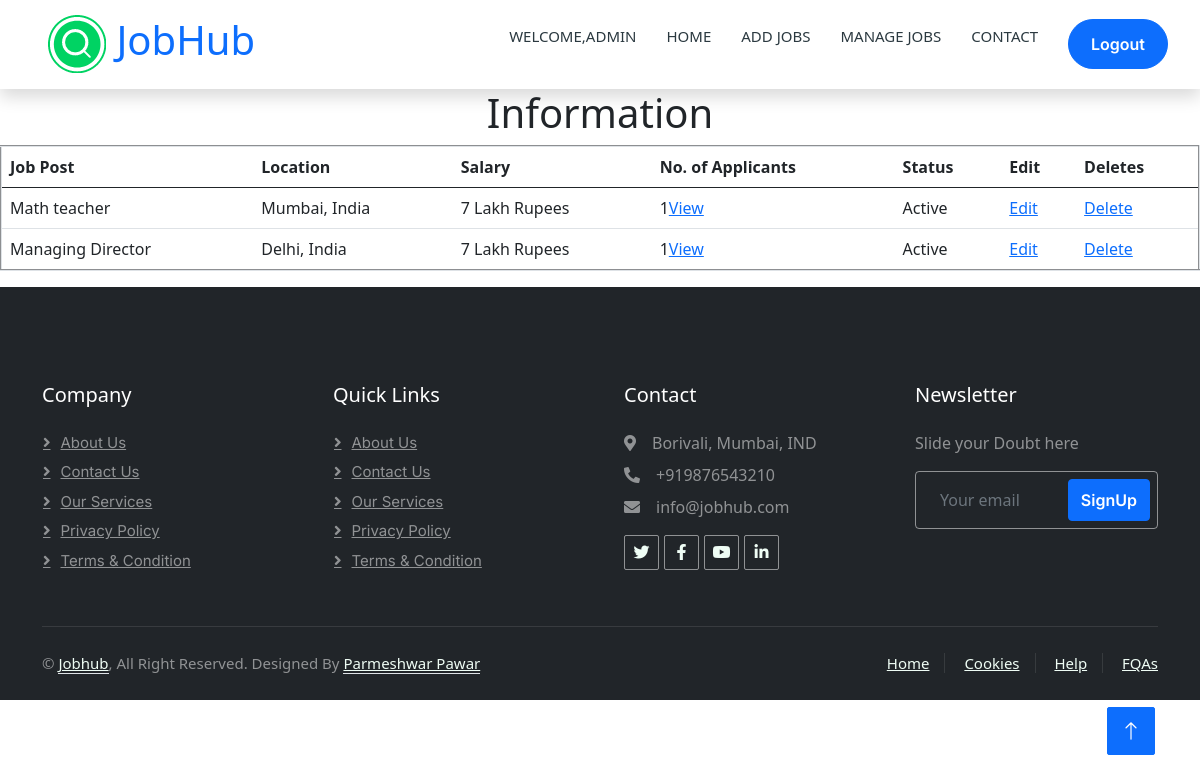
The app's page /display (signed in) with its own data.
### jobapp/models.py (models this page shows)
class Job_detail(models.Model):
    company_name = models.CharField(max_length=50)
    company_details = models.CharField(max_length=100)
    job_post = models.CharField(max_length=70)
    job_category = models.CharField(max_length=50, choices=CATEGORY_CHOICES)
    job_location = models.CharField(max_length=50)
    job_nature = models.CharField(max_length=15 , choices=JOB_TYPE)
    job_salary = models.IntegerField(default=1)
    job_published = models.DateTimeField(auto_now=True)
    job_dateline = models.DateField()
    job_desc = models.CharField(max_length=250)
    job_responsibility = models.CharField(max_length=400)
    job_qualification = models.CharField(max_length=400)
    job_vacancy = models.IntegerField(default=1)
    status = models.CharField(max_length=15,choices=Status_type)
    user = models.ForeignKey(User, on_delete=models.CASCADE)

### jobapp/views.py (the view)
# urls.py: path('display',views.display,name='display'),
def display(req):
    jobs = Job_detail.objects.filter(user=req.user)
    context = {'jobs':jobs}
    return render(req,"display.html",context)

### jobapp/templates/display.html (shortened to what this page needs)
{% extends 'base1.html'%}
{% load static %}
{% block body %}
    <h1 align='center'>Information</h1>
    <table  class="table" border ="2" align="center">
        <thead>
            <tr>
                <th scope="col">Job Post</th>
                <th scope="col">Location</th>
                <th scope="col">Salary</th>
                <th scope="col">No. of Applicants</th>
                <th scope="col">Status</th>
                <th scope="col">Edit</th>
                <th scope="col">Deletes</th>
            </tr>
        </thead>
        <tbody>
            {% for x in jobs%}
            <tr>
                <td>{{x.job_post}}</td>
                <td>{{x.job_location}}</td>
                <td>{{x.job_salary}} Lakh Rupees</td>
                <td>{{x.applicant_set.all.count}}<a href="/view/{{x.pk}}">View</td>
                <td>{{x.status}}</td>
                <td> <a href="/edit/{{x.pk}}">Edit</td>
                <td> <a href="/delete/{{x.pk}}">Delete</td>
            </tr>
            {% endfor %}
    </table>
{%endblock%}

### jobapp/templates/base1.html (shortened to what this page needs)
{% load static %}
<!DOCTYPE html>
<html lang="en">
<head>
    <link href="https://cdnjs.cloudflare.com/ajax/libs/font-awesome/5.10.0/css/all.min.css" rel="stylesheet">
    <link rel="stylesheet" href="https://cdn.jsdelivr.net/npm/bootstrap-icons@1.11.3/font/bootstrap-icons.min.css">
    <link rel="stylesheet" href="{% static 'css/bootstrap.min.css' %}">
    <link rel="stylesheet" href="{% static 'css/style.css' %}">
</head>
<body>
  <div class="container-xxl bg-white p-0">
    <nav class="navbar navbar-expand-lg bg-white navbar-light shadow sticky-top p-0">
        <a href="/" class="navbar-brand d-flex align-items-center text-center py-0 px-4 px-lg-5">
            <h1 class="m-0 text-primary"><img src="{% static 'img/logo1.png' %}"> JobHub</h1>
        </a>
        <div class="collapse navbar-collapse" id="navbarCollapse">
            <div class="navbar-nav ms-auto p-4 p-lg-0">
                {%if user.is_authenticated %}
                <p class="nav-item nav-link">Welcome,{{user.username}}</p>
                {%endif%}
                <a href="{% url 'employer' %}" class="nav-item nav-link">home</a>
                <a href="{% url 'addjobs' %}" class="nav-item nav-link">Add Jobs</a>
                <a href="{% url 'display' %}" class="nav-item nav-link">Manage Jobs</a>
                <a href="{% url 'contact'%}" class="nav-item nav-link">Contact</a>
            </div>
            {% if user.is_authenticated %}
            <a href="{%url 'logout'%}" class="btn btn-primary rounded-0 py-4 px-lg-5 d-none d-lg-block">Logout</a>
            {% else %}
            <a href="{%url 'login_employer'%}" class="btn btn-primary rounded-0 py-4 px-lg-5 d-none d-lg-block">Login</a>
            {%endif%}
        </div>
    </nav>
      {% block body%}
      {% endblock %}
      <div class="container-fluid bg-dark text-white-50 footer pt-5 mt-5 wow fadeIn" data-wow-delay="0.1s">
        <div class="container py-5">
            <div class="row g-5">
                <div class="col-lg-3 col-md-6">
                    <h5 class="text-white mb-4">Company</h5>
                    <a class="btn btn-link text-white-50" href="">About Us</a>
                    <a class="btn btn-link text-white-50" href="">Contact Us</a>
                    <a class="btn btn-link text-white-50" href="">Our Services</a>
                    <a class="btn btn-link text-white-50" href="">Privacy Policy</a>
                    <a class="btn btn-link text-white-50" href="">Terms & Condition</a>
                </div>
                <div class="col-lg-3 col-md-6">
                    <h5 class="text-white mb-4">Quick Links</h5>
                    <a class="btn btn-link text-white-50" href="">About Us</a>
                    <a class="btn btn-link text-white-50" href="">Contact Us</a>
                    <a class="btn btn-link text-white-50" href="">Our Services</a>
                    <a class="btn btn-link text-white-50" href="">Privacy Policy</a>
                    <a class="btn btn-link text-white-50" href="">Terms & Condition</a>
                </div>
                <div class="col-lg-3 col-md-6">
                    <h5 class="text-white mb-4">Contact</h5>
                    <p class="mb-2"><i class="fa fa-map-marker-alt me-3"></i>Borivali, Mumbai, IND</p>
                    <p class="mb-2"><i class="fa fa-phone-alt me-3"></i>+919876543210</p>
                    <p class="mb-2"><i class="fa fa-envelope me-3"></i>info@jobhub.com</p>
                    <div class="d-flex pt-2">
                        <a class="btn btn-outline-light btn-social" href=""><i class="fab fa-twitter"></i></a>
                        <a class="btn btn-outline-light btn-social" href=""><i class="fab fa-facebook-f"></i></a>
                        <a class="btn btn-outline-light btn-social" href=""><i class="fab fa-youtube"></i></a>
                        <a class="btn btn-outline-light btn-social" href=""><i class="fab fa-linkedin-in"></i></a>
                    </div>
                </div>
                <div class="col-lg-3 col-md-6">
                    <h5 class="text-white mb-4">Newsletter</h5>
                    <p>Slide your Doubt here</p>
                    <div class="position-relative mx-auto" style="max-width: 400px;">
                        <input class="form-control bg-transparent w-100 py-3 ps-4 pe-5" type="text" placeholder="Your email">
                        <button type="button" class="btn btn-primary py-2 position-absolute top-0 end-0 mt-2 me-2">SignUp</button>
                    </div>
                </div>
            </div>
        </div>
        <div class="container">
            <div class="copyright">
                <div class="row">
                    <div class="col-md-6 text-center text-md-start mb-3 mb-md-0">
                        &copy; <a class="border-bottom" href="#">Jobhub</a>, All Right Reserved.
          Designed By <a class="border-bottom" href="">Parmeshwar Pawar</a>
                    </div>
                    <div class="col-md-6 text-center text-md-end">
                        <div class="footer-menu">
                            <a href="">Home</a>
                            <a href="">Cookies</a>
                            <a href="">Help</a>
                            <a href="">FQAs</a>
                        </div>
                    </div>
                </div>
            </div>
        </div>
    </div>
    <a href="#" class="btn btn-lg btn-primary btn-lg-square back-to-top"><i class="bi bi-arrow-up"></i></a>
  </div>
</body>
</html>

### jobapp/static/css/style.css (style rules this page uses)
:root { --primary: #00B074; --secondary: #2B9BFF; --light: #EFFDF5; --dark: #2B3940; }
.back-to-top { position: fixed; display: none; right: 45px; bottom: 45px; z-index: 99; }
.btn { font-family: 'Inter', sans-serif; font-weight: 600; transition: .5s; }
.btn.btn-primary, .btn.btn-secondary { color: #FFFFFF; }
.btn-lg-square { width: 48px; height: 48px; }
.btn-square, .btn-sm-square, .btn-lg-square { padding: 0; display: flex; align-items: center; justify-content: center; font-weight: normal; border-radius: 2px; }
.navbar-dark .navbar-nav .nav-link, .navbar-light .navbar-nav .nav-link { margin-right: 30px; padding: 25px 0; color: #FFFFFF; font-size: 15px; text-transform: uppercase; outline: none; }
.navbar-light .navbar-brand, .navbar-light a.btn { height: 75px; }
.navbar-light .navbar-nav .nav-link { color: var(--dark); font-weight: 500; }
.navbar-light.sticky-top { top: -100px; transition: .5s; }
a.btn.btn-primary.rounded-0.py-4.px-lg-5.d-none.d-lg-block { display: flex !important; justify-content: center; align-items: center; padding: 1rem; height: 50px; width: 100px; border-radius: 50px !important; }
div#navbarCollapse { padding-right: 2rem; }
.container-fluid.bg-dark.text-white-50.footer.pt-5.mt-5.wow.fadeIn { margin-top: 0 !important; }
.footer .btn.btn-social { margin-right: 5px; width: 35px; height: 35px; display: flex; align-items: center; justify-content: center; color: var(--light); border: 1px solid rgba(255,255,255,0.5); border-radius: 2px; transition: .3s; }
.footer .btn.btn-link { display: block; margin-bottom: 5px; padding: 0; text-align: left; font-size: 15px; font-weight: normal; text-transform: capitalize; transition: .3s; }
.footer .btn.btn-link::before { position: relative; content: "\f105"; font-family: "Font Awesome 5 Free"; font-weight: 900; margin-right: 10px; }
.footer .form-control { border-color: rgba(255,255,255,0.5); }
.footer .copyright { padding: 25px 0; font-size: 15px; border-top: 1px solid rgba(256, 256, 256, .1); }
.footer .copyright a { color: var(--light); }
.footer .footer-menu a { margin-right: 15px; padding-right: 15px; border-right: 1px solid rgba(255, 255, 255, .1); }
.footer .footer-menu a:last-child { margin-right: 0; padding-right: 0; border-right: none; }

### records on screen
Job_detail: job_post "Math teacher", job_location "Mumbai, India", job_salary "7", applicant_set.all.count "1", status "Active"
Job_detail: job_post "Managing Director", job_location "Delhi, India", job_salary "7", applicant_set.all.count "1", status "Active"

### other values on screen
{{ user.username }} "ADMIN"
